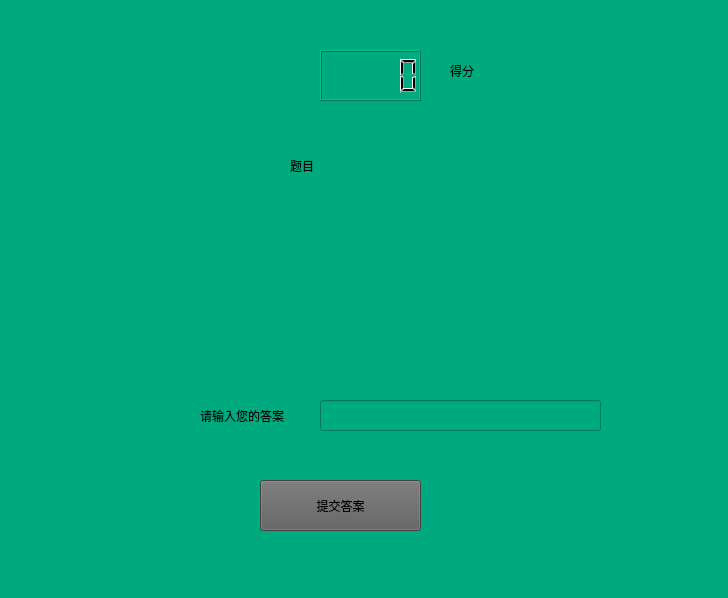
<?xml version="1.0" encoding="UTF-8"?>
<ui version="4.0">
 <class>Calc_card</class>
 <widget class="QWidget" name="Calc_card">
  <property name="geometry">
   <rect>
    <x>0</x>
    <y>0</y>
    <width>728</width>
    <height>598</height>
   </rect>
  </property>
  <property name="windowTitle">
   <string>calc_card</string>
  </property>
  <property name="styleSheet">
   <string notr="true">background-color: rgb(255, 255, 255);
background-color: rgb(0, 170, 127);</string>
  </property>
  <widget class="QLabel" name="label">
   <property name="geometry">
    <rect>
     <x>200</x>
     <y>400</y>
     <width>131</width>
     <height>31</height>
    </rect>
   </property>
   <property name="styleSheet">
    <string notr="true">color: rgb(0, 0, 0);</string>
   </property>
   <property name="text">
    <string>请输入您的答案</string>
   </property>
  </widget>
  <widget class="QLineEdit" name="answer_line">
   <property name="geometry">
    <rect>
     <x>320</x>
     <y>400</y>
     <width>281</width>
     <height>31</height>
    </rect>
   </property>
  </widget>
  <widget class="QPushButton" name="submit">
   <property name="geometry">
    <rect>
     <x>260</x>
     <y>480</y>
     <width>161</width>
     <height>51</height>
    </rect>
   </property>
   <property name="styleSheet">
    <string notr="true">color: rgb(136, 136, 136);
color: rgb(0, 0, 0);
background-color: rgb(94, 94, 94);</string>
   </property>
   <property name="text">
    <string>提交答案</string>
   </property>
  </widget>
  <widget class="QLabel" name="score_lable">
   <property name="geometry">
    <rect>
     <x>450</x>
     <y>50</y>
     <width>121</width>
     <height>41</height>
    </rect>
   </property>
   <property name="styleSheet">
    <string notr="true">color: rgb(0, 0, 0);</string>
   </property>
   <property name="text">
    <string>得分</string>
   </property>
  </widget>
  <widget class="QLabel" name="score">
   <property name="geometry">
    <rect>
     <x>607</x>
     <y>50</y>
     <width>81</width>
     <height>41</height>
    </rect>
   </property>
   <property name="text">
    <string/>
   </property>
  </widget>
  <widget class="QLCDNumber" name="clock">
   <property name="geometry">
    <rect>
     <x>320</x>
     <y>50</y>
     <width>101</width>
     <height>51</height>
    </rect>
   </property>
  </widget>
  <widget class="QLabel" name="question">
   <property name="geometry">
    <rect>
     <x>130</x>
     <y>210</y>
     <width>531</width>
     <height>61</height>
    </rect>
   </property>
   <property name="text">
    <string/>
   </property>
  </widget>
  <widget class="QLabel" name="label_2">
   <property name="geometry">
    <rect>
     <x>290</x>
     <y>150</y>
     <width>111</width>
     <height>31</height>
    </rect>
   </property>
   <property name="text">
    <string>题目</string>
   </property>
  </widget>
 </widget>
 <resources/>
 <connections/>
</ui>
